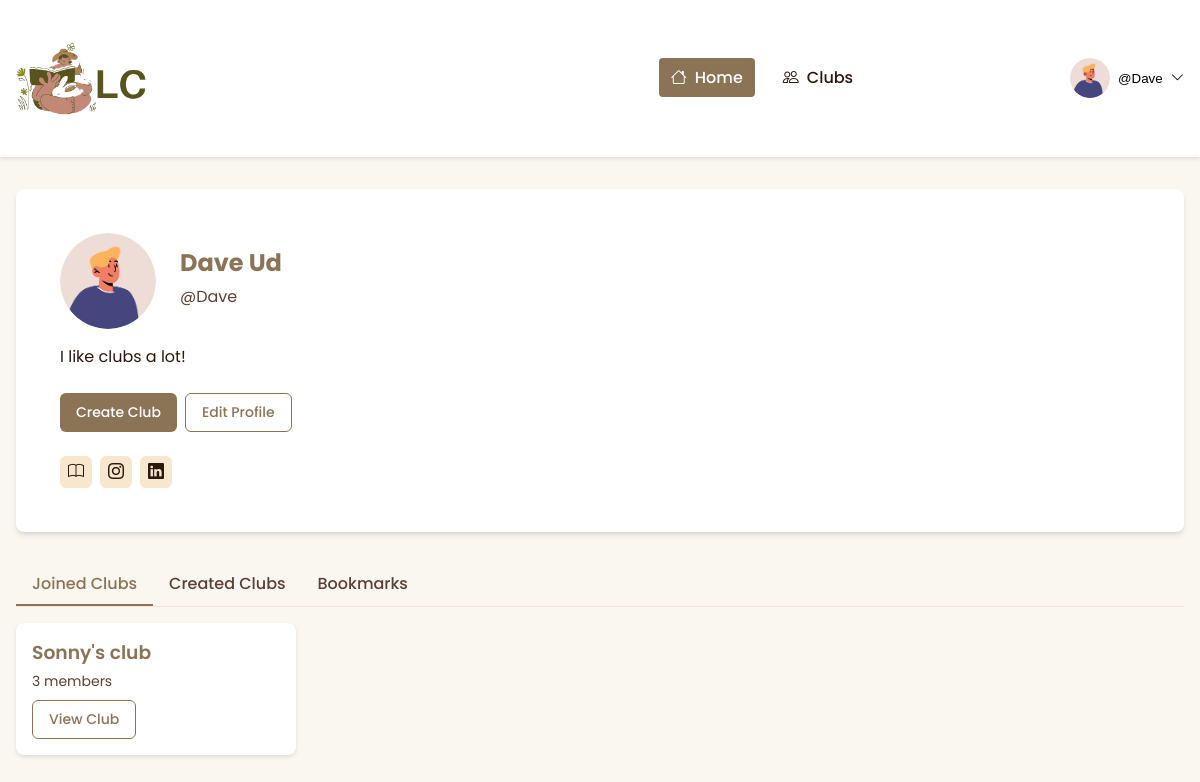
/members/profile/1/ (signed in), run on the app's committed database.
### discussion/models.py (models this page shows, shortened)
class Profile(models.Model):
    user = models.OneToOneField(User, null=True, on_delete=models.CASCADE)
    bio = models.TextField()
    selected_themes = models.ManyToManyField(Theme)
    books_per_year = models.CharField(max_length=20, choices=[
        ('0-5', '0-5'),
        ('5-10', '5-10'),
        ('10-20', '10-20'),
        ('20+', '20+'),
    ],
    null=True,
    blank=True,
    )
    profile_pic = (models.ImageField(null=True, blank=True, upload_to="static/profile" ))
    goodreads_url = models.CharField(max_length=55, null=True, blank=True)

class User(AbstractUser):
    fname = models.CharField(max_length=200, null=True)
    lname = models.CharField(max_length=200, null=True)
    email = models.EmailField(unique=True, null=False)  # Ensures email is required
    USERNAME_FIELD = 'username'
    REQUIRED_FIELDS = []

class Club(models.Model):
    moderator = models.ForeignKey(
        User, on_delete=models.SET_NULL, null=True, blank=True, related_name="moderated_clubs"
    )
    name = models.CharField(max_length=100)
    description = models.TextField()
    members = models.ManyToManyField(User, related_name="joined_clubs", blank=True)
    created_at = models.DateTimeField(auto_now_add=True)
    theme = models.ManyToManyField(Theme, related_name="club_theme")
    recommendation = models.ManyToManyField(BookRecommendation, related_name="club_rec", blank=True)
    likes = models.ManyToManyField(User, related_name="post_likes", blank=True)
    dislikes = models.ManyToManyField(User, related_name="post_dislikes", blank=True)

### members/views.py (the view)
# urls.py: path('profile/<int:user_id>/', views.profile_view, name='profile'),
def profile_view(request, user_id):
    if request.user.id != user_id:
        messages.error(request, "You can only edit your own profile.")
        return redirect('home')
    profile = get_object_or_404(Profile, user__id=user_id)
    created_clubs = profile.user.moderated_clubs.all()
    joined_clubs = profile.user.joined_clubs.all()
    if request.method == 'POST':
        form = ProfilePictureForm(request.POST, request.FILES, instance=profile)
        if form.is_valid():
            form.save()
            messages.success(request, "Profile picture updated successfully!")
            return redirect('profile', user_id=user_id)
    else:
        form = ProfilePictureForm(instance=profile)
    context = {
        'profile': profile,
        'created_clubs': created_clubs,
        'joined_clubs': joined_clubs,
        'profile_picture_form': form,
    }
    return render(request, 'profile/profile.html', context)

### members/templates/profile/profile.html (shortened to what this page needs)
{% extends 'base.html' %}
{% block content %}
<main>
    <div class="container">
        <div class="card profile-card">
            <div class="profile-content">
                <div class="profile-header">
                    <div class="avatar" id="avatar">
                        {% if profile.profile_pic %}
                            <img src="{{ profile.profile_pic.url }}" alt="{{ user.username }}'s Profile Picture" id="profile-image">
                        {% else %}
                            <img alt="placeholder" id="profile-image">
                        {% endif %}
                    </div>
                    <div class="profile-info">
                        <h1>{{ user.fname|capfirst }} {{ user.lname|capfirst }}</h1>
                        <p>@{{ user.username|capfirst }}</p>
                    </div>
                </div>
                <p class="profile-bio">{{profile.bio}}</p>
                <div class="button-group">
                    <a href="{% url 'club_create' %}" class="button button-primary">Create Club</a>
                    <a href="{% url 'edit-profile' %}" class="button button-outline">Edit Profile</a>
                </div>
                <div class="social-links">
                    <a href="{{profile.goodreads_url}}" class="social-link" aria-label="Goodreads"><i class="bi bi-book"></i></a>
                    <a href="#" class="social-link" aria-label="Instagram"><i class="bi bi-instagram"></i></a>
                    <a href="#" class="social-link" aria-label="LinkedIn"><i class="bi bi-linkedin"></i></a>
                </div>
            </div>
        </div>
        <div class="tabs">
            <div class="tab active" data-tab="joined">Joined Clubs</div>
            <div class="tab" data-tab="created">Created Clubs</div>
            <div class="tab" data-tab="activity">Bookmarks</div>
        </div>
        <div class="tab-content active" id="joined-clubs">
            {% if joined_clubs %}
            <div class="club-grid">
                {% for club in joined_clubs %}
                <div class="club-card">
                    <div class="club-content">
                        <h3 class="club-name">{{ club.name }}</h3>
                        <p class="club-members">{{ club.members.count }} members</p>
                        <a href="{% url 'club_detail' club.id %}" class="button button-outline">View Club</a>
                    </div>
                </div>
                {% endfor %}
            </div>
            {% else %}
            <p>No clubs joined yet.</p>
            {% endif %}
        </div>
        </div>
</main>
{% endblock %}

### templates/navbar.html (shortened to what this page needs)
<nav class="header-navbar">
    <div class="container">
        <div class="logo">
            <a href="{% url 'home' %}" class="logo">
                {% load static %}
            <img src="{% static 'discussion\logo.png' %}" alt="">
            </a>
        </div>
        <div class="navbar-menu" id="navbarMenu">
            <li><a href="{% url 'home' %}" class="active"><i class="bi bi-house"></i>Home</a></li>
            <li><a href="{% url 'club_list' %}"><i class="bi bi-people"></i>Clubs</a></li>
        </div>
        {% if user.is_authenticated %}
        <div class="user-menu">
            <button class="user-menu-toggle">
            {% with profile=user.profile %}
            {% if profile.profile_pic %}
            <img src="{{ profile.profile_pic.url }}" alt="User Avatar" class="user-avatar">
            {% else %}
            <img alt="placeholder" id="profile-image">
            {% endif %}
            {% endwith %}
                <span>@{{ user.username|capfirst }}</span>
                <i class="bi bi-chevron-down"></i>
            </button>
            {% else %}
            <div class="navbar-menu" id="navbarMenu">
                <li><a href="{% url 'register' %}"><i class="bi bi-person-plus"></i>Register</a></li>
                <li><a href="{% url 'login' %}"><i class="bi bi-box-arrow-in-right"></i>Login</a></li>
            </div>
            {% endif %}
        </div>
    </div>
</nav>

### static/discussion/css/templates.css (style rules this page uses)
:root { --primary-color: #EEDED0; --primary-dark: #D6C4A9; --secondary-color: #F7E7CE; --accent-color-1: #B6A48E; --accent-color-2: #8B7355; --accent-color-3: #C17817; --text-color: #2C1810; --text-light: #5C4033; --background-color: #FAF6F0; --white: #FFFFFF; --error-color: #E85D75; --success-color: #4CAF50; --gradient-start: #EEDED0; --gradient-end: #D6C4A9; }
body { font-family: 'Poppins', sans-serif; background-color: var(--background-color); color: var(--text-color); line-height: 1.6; margin: 0; padding: 0; }
.container { max-width: 1200px; margin: 0 auto; padding: 20px; }
.card { background-color: var(--white); border-radius: 12px; box-shadow: 0 4px 6px rgba(0, 0, 0, 0.1); padding: 20px; margin-bottom: 20px; transition: transform 0.3s ease; }
.navbar-menu { display: flex; gap: 1rem; align-items: center; }
.navbar-menu li { list-style-type: none; }
.navbar-menu a { color: var(--text-color); text-decoration: none; font-weight: 500; padding: 0.5rem 0.75rem; border-radius: 4px; transition: all 0.3s ease; }
.navbar-menu a.active { background-color: var(--accent-color-2); color: var(--white); }
.navbar-menu i { margin-right: 0.5rem; }
.logo { display: flex; align-items: center; gap: 12px; text-decoration: none; color: var(--accent-color-2); font-weight: 700; font-size: 20px; }
.user-avatar { width: 40px; height: 40px; border-radius: 50%; object-fit: cover; }
.navbar-menu { display: flex; gap: 1rem; align-items: center; margin: 0; padding: 0; }
.navbar-menu > li { list-style-type: none; }
.header-navbar { background-color: var(--white); box-shadow: 0 2px 4px rgba(0,0,0,0.1); padding: 10px 0; position: sticky; top: 0; z-index: 1000; }
.header-navbar .container { display: flex; justify-content: space-between; align-items: center; }
.header-navbar .logo { font-size: 1.5em; font-weight: 600; color: var(--accent-color-2); text-decoration: none; }
.header-navbar .user-menu { position: relative; }
.header-navbar .user-menu-toggle { background: none; border: none; cursor: pointer; display: flex; align-items: center; gap: 8px; }
.header-navbar .user-avatar { width: 40px; height: 40px; border-radius: 50%; object-fit: cover; }

### templates/navbar.html (style rules this page uses)
.logo img { width: 30%; height: 30%; }

### data on the page
Profile: profile_pic (picture), bio "I like clubs a lot!"
User: username "Dave", fname "Dave", lname "Ud"
Club: name "Sonny's club", members.count "3"
